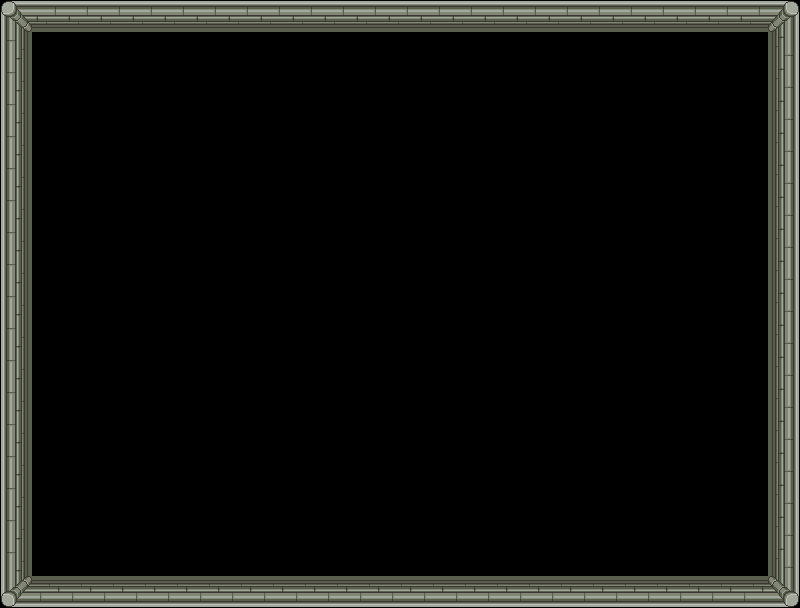

This is a level from a 2D game, rendered from its Tiled map with the project's own tilesets. A one-line summary and the complete map file follow:
An orthogonal 25x19 tile map with 32x32 px tiles, 5 tile layers (ground, walls, enemySpawn, door, ...), 2 tilesets.

<map version="1.2" tiledversion="1.2.1" orientation="orthogonal" renderorder="right-down" width="25" height="19" tilewidth="32" tileheight="32" infinite="0" nextlayerid="6" nextobjectid="1">
 <tileset firstgid="1" name="darkDimensionTileset" tilewidth="16" tileheight="16" tilecount="609" columns="29">
  <image source="../tilesets/darkDimensionTileset.png" width="464" height="336" />
 </tileset>
 <tileset firstgid="610" name="castleTielset" tilewidth="32" tileheight="32" tilecount="81" columns="9">
  <image source="../tilesets/castleTielset.png" width="300" height="300" />
 </tileset>
 <layer id="1" name="ground" width="25" height="19">
  <data encoding="csv">
0,0,0,0,0,0,0,0,0,0,0,0,0,0,0,0,0,0,0,0,0,0,0,0,0,
0,0,0,0,0,0,0,0,0,0,0,0,0,0,0,0,0,0,0,0,0,0,0,0,0,
0,0,0,0,0,0,0,0,0,0,0,0,0,0,0,0,0,0,0,0,0,0,0,0,0,
0,0,0,0,0,0,0,0,0,0,0,0,0,0,0,0,0,0,0,0,0,0,0,0,0,
0,0,0,0,0,0,0,0,0,0,0,0,0,0,0,0,0,0,0,0,0,0,0,0,0,
0,0,0,0,0,0,0,0,0,0,0,0,0,0,0,0,0,0,0,0,0,0,0,0,0,
0,0,0,0,0,0,0,0,0,0,0,0,0,0,0,0,0,0,0,0,0,0,0,0,0,
0,0,0,0,0,0,0,0,0,0,0,0,0,0,0,0,0,0,0,0,0,0,0,0,0,
0,0,0,0,0,0,0,0,0,0,0,0,0,0,0,0,0,0,0,0,0,0,0,0,0,
0,0,0,0,0,0,0,0,0,0,0,0,0,0,0,0,0,0,0,0,0,0,0,0,0,
0,0,0,0,0,0,0,0,0,0,0,0,0,0,0,0,0,0,0,0,0,0,0,0,0,
0,0,0,0,0,0,0,0,0,0,0,0,0,0,0,0,0,0,0,0,0,0,0,0,0,
0,0,0,0,0,0,0,0,0,0,0,0,0,0,0,0,0,0,0,0,0,0,0,0,0,
0,0,0,0,0,0,0,0,0,0,0,0,0,0,0,0,0,0,0,0,0,0,0,0,0,
0,0,0,0,0,0,0,0,0,0,0,0,0,0,0,0,0,0,0,0,0,0,0,0,0,
0,0,0,0,0,0,0,0,0,0,0,0,0,0,0,0,0,0,0,0,0,0,0,0,0,
0,0,0,0,0,0,0,0,0,0,0,0,0,0,0,0,0,0,0,0,0,0,0,0,0,
0,0,0,0,0,0,0,0,0,0,0,0,0,0,0,0,0,0,0,0,0,0,0,0,0,
0,0,0,0,0,0,0,0,0,0,0,0,0,0,0,0,0,0,0,0,0,0,0,0,0
</data>
 </layer>
 <layer id="2" name="walls" width="25" height="19">
  <data encoding="csv">
0,0,0,0,0,0,0,0,0,0,0,0,0,0,0,0,0,0,0,0,0,0,0,0,0,
0,0,0,0,0,0,0,0,0,0,0,0,0,0,0,0,0,0,0,0,0,0,0,0,0,
0,0,0,0,0,0,0,0,0,0,0,0,0,0,0,0,0,0,0,0,0,0,0,0,0,
0,0,0,0,0,0,0,0,0,0,0,0,0,0,0,0,0,0,0,0,0,0,0,0,0,
0,0,0,0,0,0,0,0,0,0,0,0,0,0,0,0,0,0,0,0,0,0,0,0,0,
0,0,0,0,0,0,0,0,0,0,0,0,0,0,0,0,0,0,0,0,0,0,0,0,0,
0,0,0,0,0,0,0,0,0,0,0,0,0,0,0,0,0,0,0,0,0,0,0,0,0,
0,0,0,0,0,0,0,0,0,0,0,0,0,0,0,0,0,0,0,0,0,0,0,0,0,
0,0,0,0,0,0,0,0,0,0,0,0,0,0,0,0,0,0,0,0,0,0,0,0,0,
0,0,0,0,0,0,0,0,0,0,0,0,0,0,0,0,0,0,0,0,0,0,0,0,0,
0,0,0,0,0,0,0,0,0,0,0,0,0,0,0,0,0,0,0,0,0,0,0,0,0,
0,0,0,0,0,0,0,0,0,0,0,0,0,0,0,0,0,0,0,0,0,0,0,0,0,
0,0,0,0,0,0,0,0,0,0,0,0,0,0,0,0,0,0,0,0,0,0,0,0,0,
0,0,0,0,0,0,0,0,0,0,0,0,0,0,0,0,0,0,0,0,0,0,0,0,0,
0,0,0,0,0,0,0,0,0,0,0,0,0,0,0,0,0,0,0,0,0,0,0,0,0,
0,0,0,0,0,0,0,0,0,0,0,0,0,0,0,0,0,0,0,0,0,0,0,0,0,
0,0,0,0,0,0,0,0,0,0,0,0,0,0,0,0,0,0,0,0,0,0,0,0,0,
0,0,0,0,0,0,0,0,0,0,0,0,0,0,0,0,0,0,0,0,0,0,0,0,0,
0,0,0,0,0,0,0,0,0,0,0,0,0,0,0,0,0,0,0,0,0,0,0,0,0
</data>
 </layer>
 <layer id="3" name="enemySpawn" width="25" height="19">
  <data encoding="csv">
0,0,0,0,0,0,0,0,0,0,0,0,0,0,0,0,0,0,0,0,0,0,0,0,0,
0,0,0,0,0,0,0,0,0,0,0,0,0,0,0,0,0,0,0,0,0,0,0,0,0,
0,0,0,0,0,0,0,0,0,0,0,0,0,0,0,0,0,0,0,0,0,0,0,0,0,
0,0,0,0,0,0,0,0,0,0,0,0,0,0,0,0,0,0,0,0,0,0,0,0,0,
0,0,0,0,0,0,0,0,0,0,0,0,0,0,0,0,0,0,0,0,0,0,0,0,0,
0,0,0,0,0,0,0,0,0,0,0,0,0,0,0,0,0,0,0,0,0,0,0,0,0,
0,0,0,0,0,0,0,0,0,0,0,0,0,0,0,0,0,0,0,0,0,0,0,0,0,
0,0,0,0,0,0,0,0,0,0,0,0,0,0,0,0,0,0,0,0,0,0,0,0,0,
0,0,0,0,0,0,0,0,0,0,0,0,0,0,0,0,0,0,0,0,0,0,0,0,0,
0,0,0,0,0,0,0,0,0,0,0,0,0,0,0,0,0,0,0,0,0,0,0,0,0,
0,0,0,0,0,0,0,0,0,0,0,0,0,0,0,0,0,0,0,0,0,0,0,0,0,
0,0,0,0,0,0,0,0,0,0,0,0,0,0,0,0,0,0,0,0,0,0,0,0,0,
0,0,0,0,0,0,0,0,0,0,0,0,0,0,0,0,0,0,0,0,0,0,0,0,0,
0,0,0,0,0,0,0,0,0,0,0,0,0,0,0,0,0,0,0,0,0,0,0,0,0,
0,0,0,0,0,0,0,0,0,0,0,0,0,0,0,0,0,0,0,0,0,0,0,0,0,
0,0,0,0,0,0,0,0,0,0,0,0,0,0,0,0,0,0,0,0,0,0,0,0,0,
0,0,0,0,0,0,0,0,0,0,0,0,0,0,0,0,0,0,0,0,0,0,0,0,0,
0,0,0,0,0,0,0,0,0,0,0,0,0,0,0,0,0,0,0,0,0,0,0,0,0,
0,0,0,0,0,0,0,0,0,0,0,0,0,0,0,0,0,0,0,0,0,0,0,0,0
</data>
 </layer>
 <layer id="4" name="door" width="25" height="19">
  <data encoding="csv">
0,0,0,0,0,0,0,0,0,0,0,0,0,0,0,0,0,0,0,0,0,0,0,0,0,
0,0,0,0,0,0,0,0,0,0,0,0,0,0,0,0,0,0,0,0,0,0,0,0,0,
0,0,0,0,0,0,0,0,0,0,0,0,0,0,0,0,0,0,0,0,0,0,0,0,0,
0,0,0,0,0,0,0,0,0,0,0,0,0,0,0,0,0,0,0,0,0,0,0,0,0,
0,0,0,0,0,0,0,0,0,0,0,0,0,0,0,0,0,0,0,0,0,0,0,0,0,
0,0,0,0,0,0,0,0,0,0,0,0,0,0,0,0,0,0,0,0,0,0,0,0,0,
0,0,0,0,0,0,0,0,0,0,0,0,0,0,0,0,0,0,0,0,0,0,0,0,0,
0,0,0,0,0,0,0,0,0,0,0,0,0,0,0,0,0,0,0,0,0,0,0,0,0,
0,0,0,0,0,0,0,0,0,0,0,0,0,0,0,0,0,0,0,0,0,0,0,0,0,
0,0,0,0,0,0,0,0,0,0,0,0,0,0,0,0,0,0,0,0,0,0,0,0,0,
0,0,0,0,0,0,0,0,0,0,0,0,0,0,0,0,0,0,0,0,0,0,0,0,0,
0,0,0,0,0,0,0,0,0,0,0,0,0,0,0,0,0,0,0,0,0,0,0,0,0,
0,0,0,0,0,0,0,0,0,0,0,0,0,0,0,0,0,0,0,0,0,0,0,0,0,
0,0,0,0,0,0,0,0,0,0,0,0,0,0,0,0,0,0,0,0,0,0,0,0,0,
0,0,0,0,0,0,0,0,0,0,0,0,0,0,0,0,0,0,0,0,0,0,0,0,0,
0,0,0,0,0,0,0,0,0,0,0,0,0,0,0,0,0,0,0,0,0,0,0,0,0,
0,0,0,0,0,0,0,0,0,0,0,0,0,0,0,0,0,0,0,0,0,0,0,0,0,
0,0,0,0,0,0,0,0,0,0,0,0,0,0,0,0,0,0,0,0,0,0,0,0,0,
0,0,0,0,0,0,0,0,0,0,0,0,0,0,0,0,0,0,0,0,0,0,0,0,0
</data>
 </layer>
 <layer id="5" name="wallDetails" width="25" height="19">
  <data encoding="csv">
610,611,611,611,611,611,611,611,611,611,611,611,611,611,611,611,611,611,611,611,611,611,611,611,612,
619,0,0,0,0,0,0,0,0,0,0,0,0,0,0,0,0,0,0,0,0,0,0,0,621,
619,0,0,0,0,0,0,0,0,0,0,0,0,0,0,0,0,0,0,0,0,0,0,0,621,
619,0,0,0,0,0,0,0,0,0,0,0,0,0,0,0,0,0,0,0,0,0,0,0,621,
619,0,0,0,0,0,0,0,0,0,0,0,0,0,0,0,0,0,0,0,0,0,0,0,621,
619,0,0,0,0,0,0,0,0,0,0,0,0,0,0,0,0,0,0,0,0,0,0,0,621,
619,0,0,0,0,0,0,0,0,0,0,0,0,0,0,0,0,0,0,0,0,0,0,0,621,
619,0,0,0,0,0,0,0,0,0,0,0,0,0,0,0,0,0,0,0,0,0,0,0,621,
619,0,0,0,0,0,0,0,0,0,0,0,0,0,0,0,0,0,0,0,0,0,0,0,621,
619,0,0,0,0,0,0,0,0,0,0,0,0,0,0,0,0,0,0,0,0,0,0,0,621,
619,0,0,0,0,0,0,0,0,0,0,0,0,0,0,0,0,0,0,0,0,0,0,0,621,
619,0,0,0,0,0,0,0,0,0,0,0,0,0,0,0,0,0,0,0,0,0,0,0,621,
619,0,0,0,0,0,0,0,0,0,0,0,0,0,0,0,0,0,0,0,0,0,0,0,621,
619,0,0,0,0,0,0,0,0,0,0,0,0,0,0,0,0,0,0,0,0,0,0,0,621,
619,0,0,0,0,0,0,0,0,0,0,0,0,0,0,0,0,0,0,0,0,0,0,0,621,
619,0,0,0,0,0,0,0,0,0,0,0,0,0,0,0,0,0,0,0,0,0,0,0,621,
619,0,0,0,0,0,0,0,0,0,0,0,0,0,0,0,0,0,0,0,0,0,0,0,621,
619,0,0,0,0,0,0,0,0,0,0,0,0,0,0,0,0,0,0,0,0,0,0,0,621,
628,629,629,629,629,629,629,629,629,629,629,629,629,629,629,629,629,629,629,629,629,629,629,629,630
</data>
 </layer>
</map>
